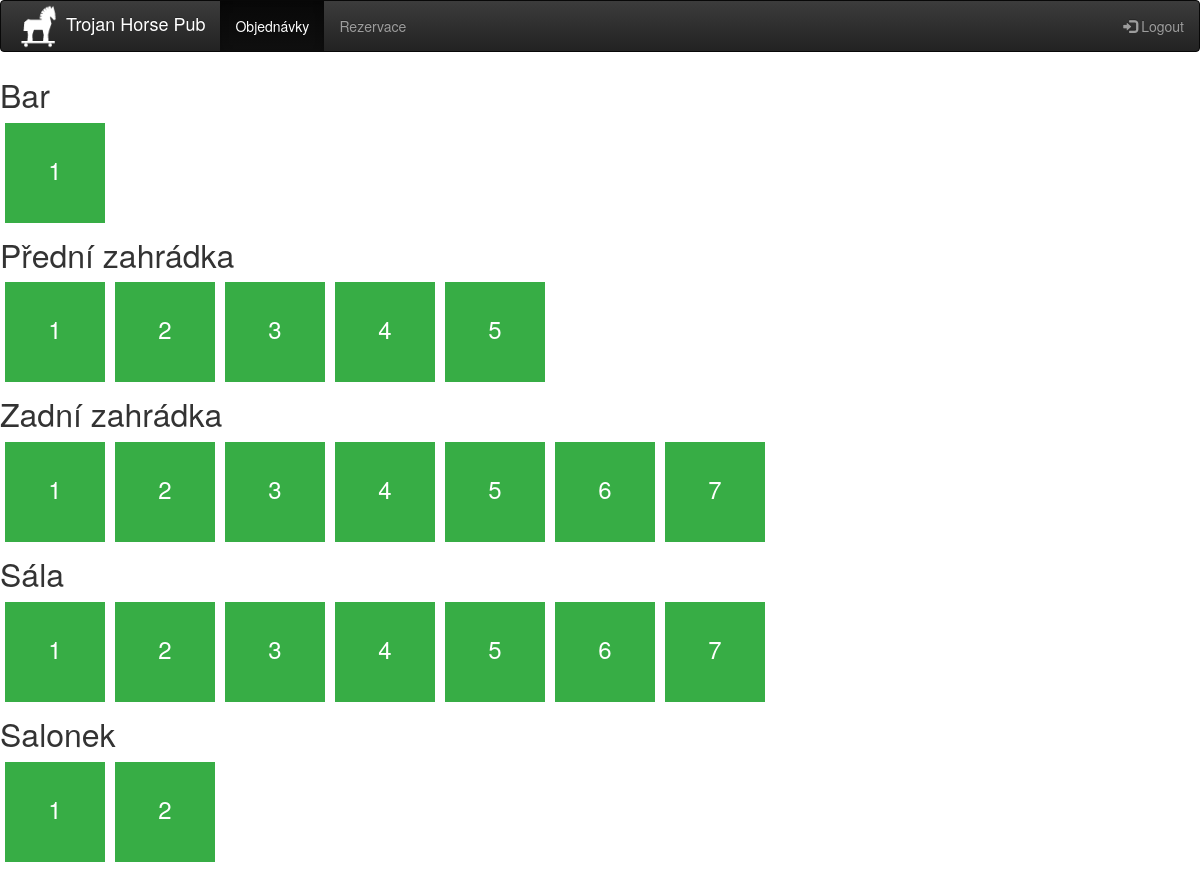
Screenshot of /objednavky.php (signed in) with the database file from the repository.
### tables this page shows
CREATE TABLE `stul` (
  `id_stul` int(11) NOT NULL,
  `mistnost` varchar(20) NOT NULL,
  `kapacita` int(11) NOT NULL,
  `cislo` int(3) NOT NULL,
  `hide_stul` int(11) NOT NULL DEFAULT '0'
);

### objednavky.php (the view, shortened to what this page needs)
<?php
include_once "header.php";
?>
<div id="bar">
	<caption><font size="6">Bar</font></caption>
	<br/>
	<?php
			$db = connect_to_serv();
			$query = "SELECT * FROM stul WHERE mistnost='bar' AND hide_stul = '0'";
			if ($result = mysqli_query($db, $query)) {
				while ($row = mysqli_fetch_assoc($result)){
					$id = $row['id_stul'];
					$mistnost = $row['mistnost'];
					$cislo = $row['cislo'];
					echo "<a href='objednavky_stul.php?id=$id&mistnost=$mistnost&cislo=$cislo'><div class='objednavky'>";
					echo "<div>";
					echo "<p>" . $row['cislo'];
					echo "</p>";
					echo "</div>";
					echo "</div></a>";
				}
			}
	?>
</div>
<div id="predni">
	<caption><font size="6">Přední zahrádka</font></caption>
	<br/>
	<?php
			$query = "SELECT * FROM stul WHERE mistnost='predni zahradka' AND hide_stul = '0'";
			if ($result = mysqli_query($db, $query)) {
				while ($row = mysqli_fetch_assoc($result)){
					$id = $row['id_stul'];
					$mistnost = $row['mistnost'];
					$cislo = $row['cislo'];
					echo "<a href='objednavky_stul.php?id=$id&mistnost=$mistnost&cislo=$cislo'><div class='objednavky'>";
					echo "<div>";
					echo "<p>" . $row['cislo'];
					echo "</p>";
					echo "</div>";
					echo "</div></a>";
				}
			}
	?>
</div>
<div id="predni">
	<caption><font size="6">Zadní zahrádka</font></caption>
	<br/>
	<?php
			$query = "SELECT * FROM stul WHERE mistnost='zadni zahradka' AND hide_stul = '0'";
			if ($result = mysqli_query($db, $query)) {
				while ($row = mysqli_fetch_assoc($result)){
					$id = $row['id_stul'];
					$mistnost = $row['mistnost'];
					$cislo = $row['cislo'];
					echo "<a href='objednavky_stul.php?id=$id&mistnost=$mistnost&cislo=$cislo'><div class='objednavky'>";
					echo "<div>";
					echo "<p>" . $row['cislo'];
					echo "</p>";
					echo "</div>";
					echo "</div></a>";
				}
			}
	?>
</div>
<div id="sala">
	<caption><font size="6">Sála</font></caption>
	<br/>
	<?php
			$query = "SELECT * FROM stul WHERE mistnost='sala' AND hide_stul = '0'";
			if ($result = mysqli_query($db, $query)) {
				while ($row = mysqli_fetch_assoc($result)){
					$id = $row['id_stul'];
					$mistnost = $row['mistnost'];
					$cislo = $row['cislo'];
					echo "<a href='objednavky_stul.php?id=$id&mistnost=$mistnost&cislo=$cislo'><div class='objednavky'>";
					echo "<div>";
					echo "<p>" . $row['cislo'];
					echo "</p>";
					echo "</div>";
					echo "</div></a>";
				}
			}
	?>
</div>
<div id="salonek">
	<caption><font size="6">Salonek</font></caption>
	<br/>
	<?php
			$query = "SELECT * FROM stul WHERE mistnost='salonek' AND hide_stul = '0'";
			if ($result = mysqli_query($db, $query)) {
				while ($row = mysqli_fetch_assoc($result)){
					$id = $row['id_stul'];
					$mistnost = $row['mistnost'];
					$cislo = $row['cislo'];
					echo "<a href='objednavky_stul.php?id=$id&mistnost=$mistnost&cislo=$cislo'><div class='objednavky'>";
					echo "<div>";
					echo "<p>" . $row['cislo'];
					echo "</p>";
					echo "</div>";
					echo "</div></a>";
				}
			}
	?>
</div>
<?php
include_once "footer.php";
?>

### header.php (shortened to what this page needs)
<!DOCTYPE html>
<html>
<head>
	<link rel="stylesheet" type="text/css" href="css/bootstrap.css">
	<link rel="stylesheet" type="text/css" href="css/bootstrap-theme.css">
	<link rel="stylesheet" type="text/css" href="css/jquery-ui.css">
	<link rel="stylesheet" type="text/css" href="css/bootstrap-datetimepicker.min.css">
	<link rel="stylesheet" type="text/css" href="css/trojan.css">
</head>
<body>
<?php
  echo '<nav class="navbar navbar-inverse">'; echo "\n";
  echo '   <div class="container-fluid">'; echo "\n";
  echo '      <div class="navbar-header">'; echo "\n";
  echo '         <a class="navbar-brand" href="#"><p style="color:white; margin-top: -12px;"><img src="images/374042-200.png" width=45px"/> Trojan Horse Pub</p></a>'; echo "\n";
  echo '      </div>'; echo "\n";
  if (isset($_SESSION["login"])){
	  echo '      <ul class="nav navbar-nav">'; echo "\n";
	  echo       "         <li"; if(substr($_SERVER["REQUEST_URI"],1,10) == "objednavky") echo " class='active'"; echo '><a href="objednavky.php">Objednávky</a></li>'; echo "\n";
	  echo       "         <li"; if(substr($_SERVER["REQUEST_URI"],1,9) == "rezervace") echo " class='active'"; echo '><a href="rezervace_list.php">Rezervace</a></li>'; echo "\n";
	  echo '      </ul>'; echo "\n";
	  echo '      <ul class="nav navbar-nav navbar-right">'; echo "\n";
	  echo '         <li><a href="index.php"><span class="glyphicon glyphicon-log-in"></span> Logout</a></li>'; echo "\n";
	  echo '      </ul>'; echo "\n";
	}
  echo '   </div>'; echo "\n";
  echo '</nav>'; echo "\n"; echo "\n";
?>

### footer.php (shortened to what this page needs)
</body>
</html>

### css/trojan.css (style rules this page uses)
.objednavky { background-color: #37ad45; width: 100px; height: 100px; margin: 5px 5px 5px 5px; display: inline-block; text-align: center; position: relative; }
.objednavky div { text-align: center; position: absolute; top: 0; bottom: 0; left: 0; right: 0; width: 50%; height: 40%; margin: auto; }
.objednavky p { background-color: #37ad45; color: white; font-size: x-large; }

### rows the page displays
stul: cislo "1"
stul: cislo "1"
stul: cislo "2"
stul: cislo "3"
stul: cislo "4"
stul: cislo "5"
stul: cislo "1"
stul: cislo "2"
stul: cislo "3"
stul: cislo "4"
stul: cislo "5"
stul: cislo "6"
stul: cislo "7"
stul: cislo "1"
stul: cislo "2"
stul: cislo "3"
stul: cislo "4"
stul: cislo "5"
stul: cislo "6"
stul: cislo "7"
stul: cislo "1"
stul: cislo "2"
